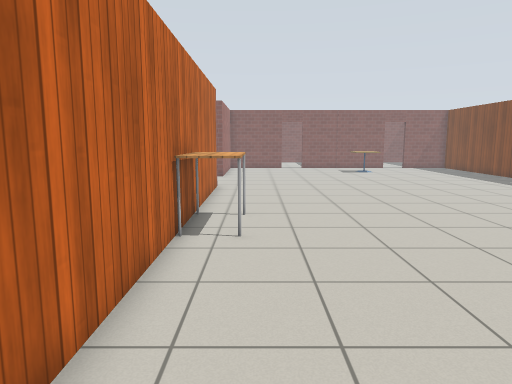
[1] (above)

18 first-person views from a walk through a world built for the Gazebo simulator. The camera is 1.2 m above the floor, tilts 8° down and sees 70° across. The floor is counted in squares, 0.5 m on a side. Each view is taken from the middle of a square. On the plan, view 1 faces up. The plan holds only what a view shows up to about 20 squares ahead; the rest is blank. The place goes on beyond the plan. Robots are left out. Simple patterns stand in for the simulator's built-in surfaces.

[2]
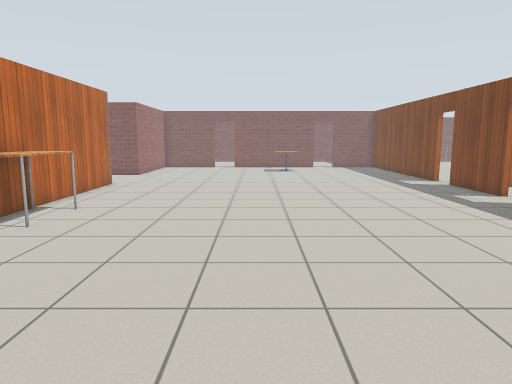

[3]
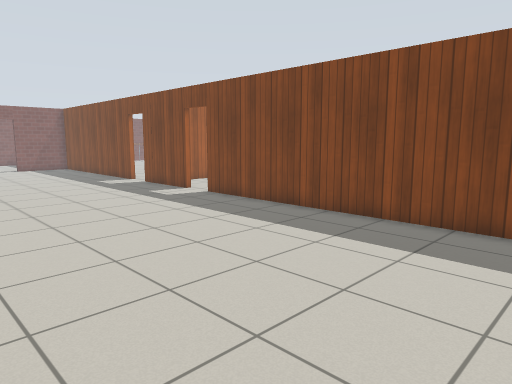

[4]
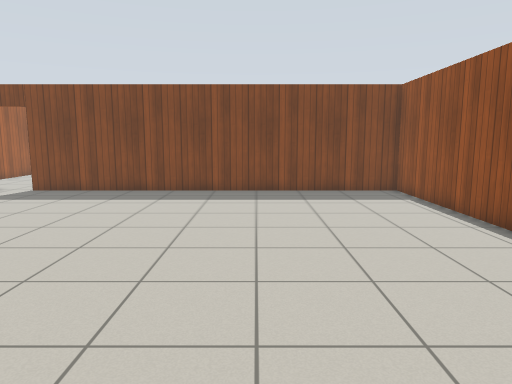

[5]
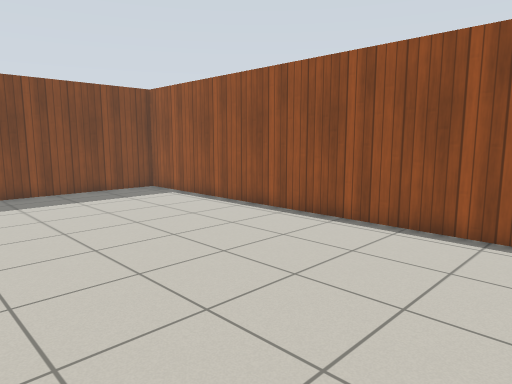

[6]
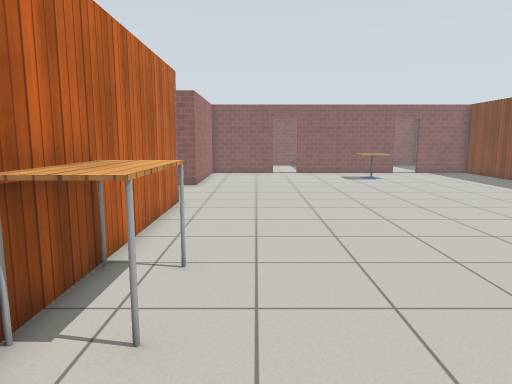

[7]
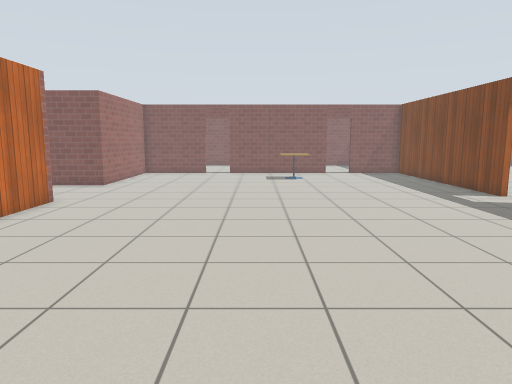

[8]
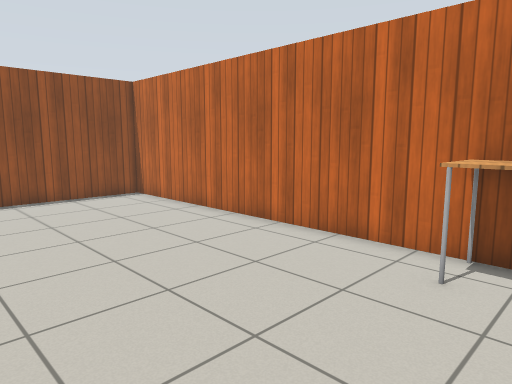

[9]
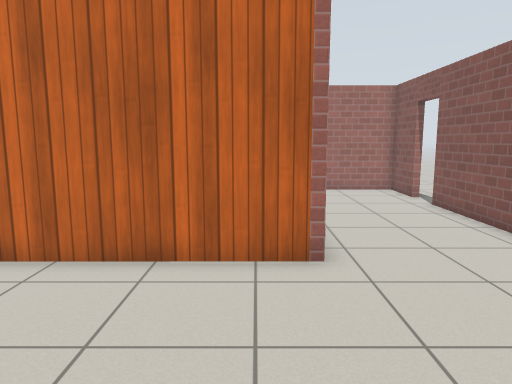

[10]
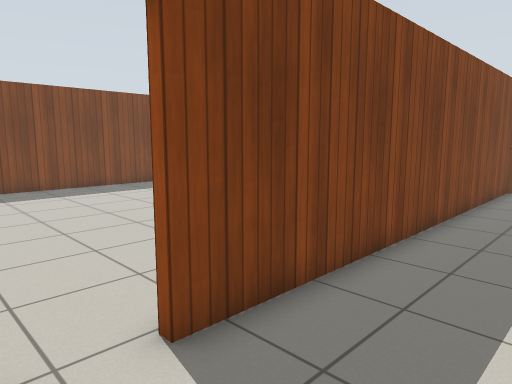

[11]
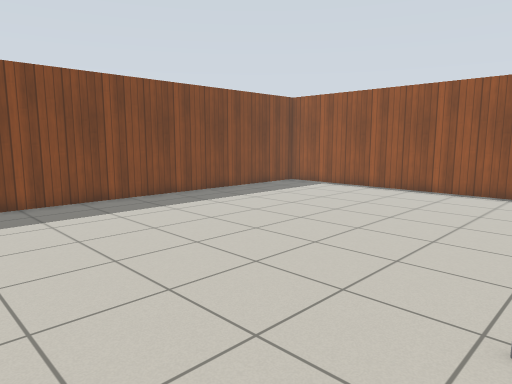

[12]
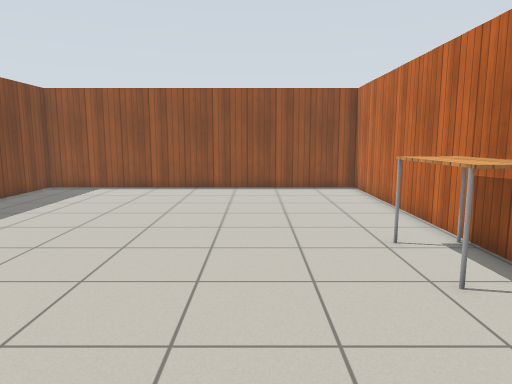

[13]
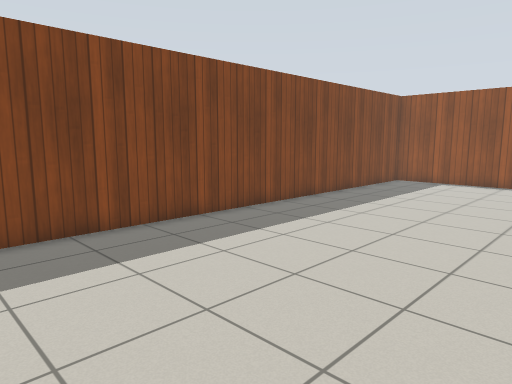

[14]
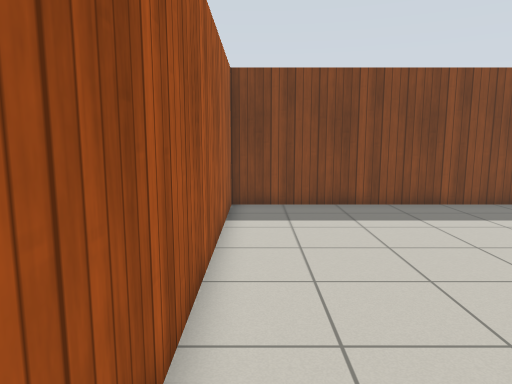

[15]
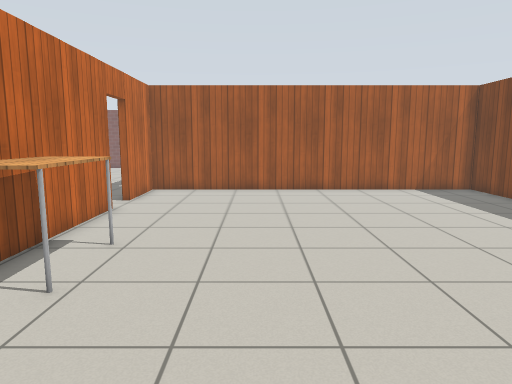

[16]
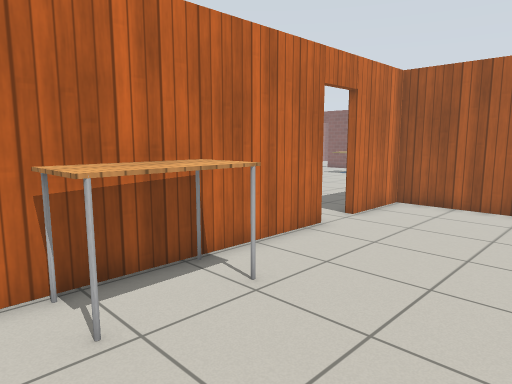

[17]
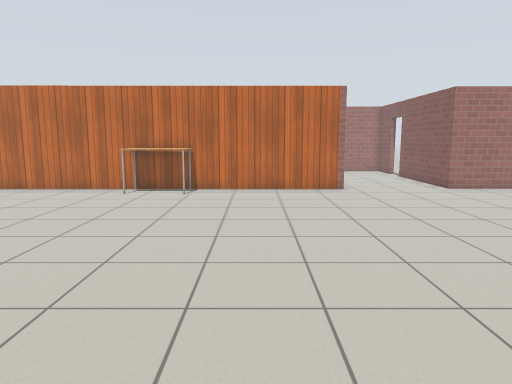

[18]
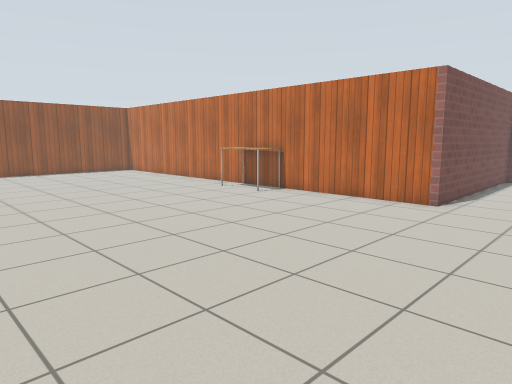

### Floor plan
Points are (right, up) in squares from view 1. A wall is a line through its corners. A room is listed if a view was taken in it or the views show most of it. See-through windows are left out.
Room 1 (views 1, 2, 3, 4, 5, 6, 7, 8, 9, 10, 17, 18)
walls: (-2.1, 9.6) (-2, -4.8) (16.6, -4.8) (16.6, 12.8); (16.6, 14.6) (16.6, 18.9); (16.6, 20.7) (16.6, 25.4); (-2.1, 25.4) (-2.1, 24.7); (-2.2, 25.5) (-2.2, 24.7) (-8.7, 24.7); (-10.5, 19.4) (-2.1, 19.4) (-2.1, 11.4)
ways out: open door at (17, 13.5) to room 2; open door at (-9.5, 25); open door at (17, 19.5)
objects: table (-2, 9) to (0, 12)
Room 2 (views 11, 12, 13, 14, 15, 16)
walls: (16.9, 12.8) (16.9, -4.8) (32.6, -4.8) (32.6, 17.9) (16.9, 17.9) (16.9, 14.6)
ways out: open door at (17, 13.5) to room 1
objects: table (18, 5) to (19, 8)

Positions as (right, up) in squares from view 1, and headings:
1: (0, 0), facing up
2: (6, -1), facing up
3: (6, -1), facing up-right
4: (-1, 2), facing right
5: (-1, 5), facing down-right
6: (1, 5), facing up
7: (6, 5), facing up
8: (6, 11), facing down-left
9: (5, 18), facing left
10: (13, 15), facing down-right
11: (18, 13), facing down-right
12: (22, 14), facing down
13: (23, 17), facing down-right
14: (19, 17), facing right
15: (22, 0), facing up
16: (23, 4), facing up-left
17: (16, 15), facing left
18: (12, 24), facing down-left
